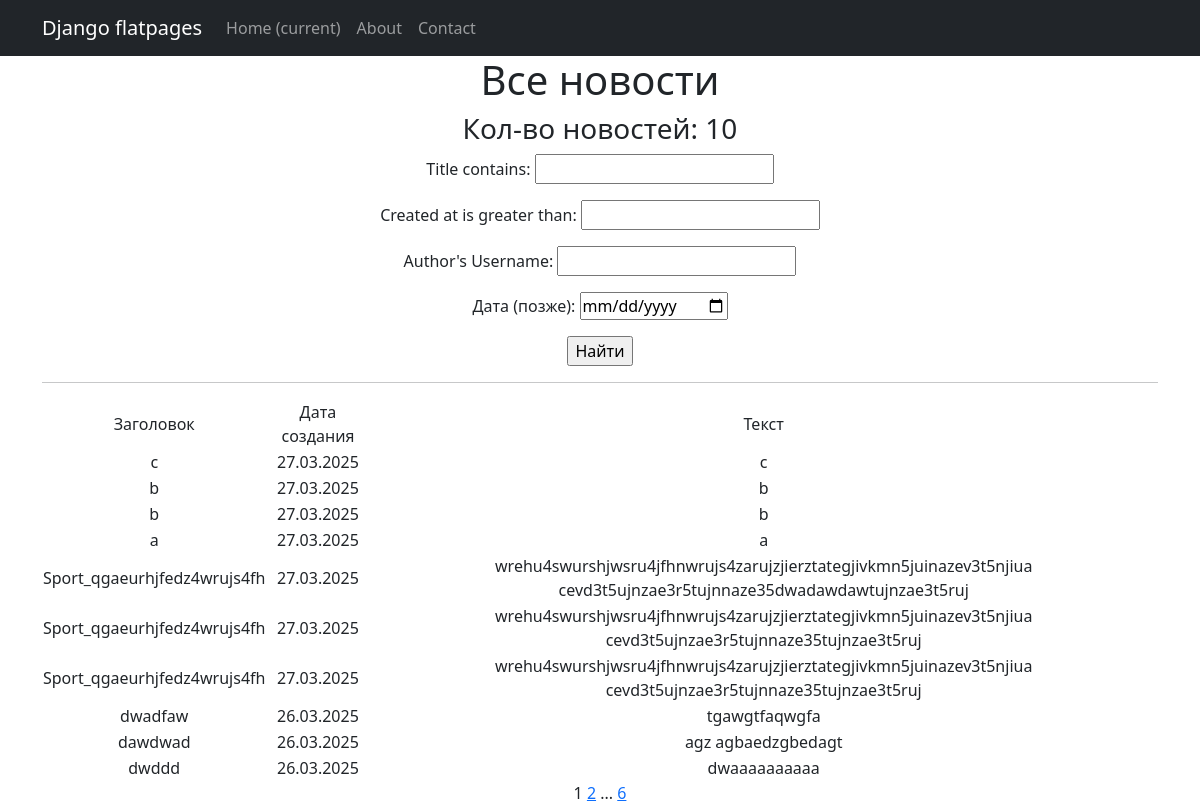
The page /news/ (signed in) on the database its author committed.
### news/models.py (models this page shows, shortened)
class Post(models.Model):
    ARTICLE = 'AR'
    NEWS = 'NW'
    POST_TYPES = [
        (ARTICLE, 'статья'),
        (NEWS, 'новость'),
    ]
    post_type = models.CharField(max_length=2, choices=POST_TYPES, default=ARTICLE)
    created_at = models.DateTimeField(auto_now_add=True)
    title = models.CharField(max_length=255)
    text = models.TextField()
    rating = models.IntegerField(default=0)
    author = models.ForeignKey(Author, on_delete=models.CASCADE, related_name="posts")
    categories = models.ManyToManyField(Category, through='PostCategory')

### news/views.py (the view)
# urls.py: path('', PostsList.as_view(), name='news_list'),
class PostsList(LoginRequiredMixin, ListView):
    model = Post
    ordering = '-created_at'
    template_name = 'posts.html'
    context_object_name = 'posts'
    paginate_by = 10
    def get_context_data(self, **kwargs):
        context = super().get_context_data(**kwargs)
        context['filterset'] = PostFilter(self.request.GET, queryset=self.get_queryset())
        context['is_not_author'] = not self.request.user.groups.filter(name='authors').exists()
        return context

### news/templatetags/custom_filters.py (called while the page is built)
@register.filter()
def censor(text):
    if not isinstance(text, str):
        return text
    def replace(match):
        word = match.group(0)
        return word[0] + '*' * (len(word) - 1)
    pattern = r'\b(' + '|'.join(re.escape(word) for word in PROFANITY) + r')\b'
    return re.sub(pattern, replace, text, flags=re.IGNORECASE)

### templates/posts.html (shortened to what this page needs)
{% extends 'flatpages/default.html' %}
{% load custom_filters %}
{% load custom_tags %}
{% block content %}
    <h1>Все новости</h1>
    <h3>Кол-во новостей: {{ posts|length }}</h3>
    <form action="" method="get">
       {{ filterset.form.as_p }}
       <input type="submit" value="Найти" />
   </form>
    <hr>
    {% if posts %}
        <table>
        <tr>
            <td>Заголовок</td>
            <td>Дата создания</td>
            <td>Текст</td>
        </tr>
        {% for post in posts|dictsortreversed:"created_at" %}
        <tr>
            <td>{{ post.title|censor }}</td>
            <td>{{ post.created_at|date:'d.m.Y' }}</td>
            <td>{{ post.text|truncatewords:20|censor }}</td>
        </tr>
        {% endfor %}
        </table>
    {% else %}
        <h2>Новостей нет!</h2>
    {% endif %}
    {{ page_obj.number }}
    {% if page_obj.has_next %}
        <a href="?page={{ page_obj.next_page_number }}">{{ page_obj.next_page_number }}</a>
        {% if paginator.num_pages != page_obj.next_page_number %}
            ...
            <a href="?page={{ page_obj.paginator.num_pages }}">{{ page_obj.paginator.num_pages }}</a>
        {% endif %}
    {% endif %}
{% endblock content %}

### rows shown on the page
Post: title|censor "c", created_at "27.03.2025", text|censor "c"
Post: title|censor "b", created_at "27.03.2025", text|censor "b"
Post: title|censor "b", created_at "27.03.2025", text|censor "b"
Post: title|censor "a", created_at "27.03.2025", text|censor "a"
Post: title|censor "Sport_qgaeurhjfedz4wrujs4fh", created_at "27.03.2025", text|censor "wrehu4swurshjwsru4jfhnwrujs4zarujzjierztategjivkmn5juinazev3t5njiua cevd3t5ujnzae3r5tujnnaze35dwadawdawtujnzae3t5ruj"
Post: title|censor "Sport_qgaeurhjfedz4wrujs4fh", created_at "27.03.2025", text|censor "wrehu4swurshjwsru4jfhnwrujs4zarujzjierztategjivkmn5juinazev3t5njiua cevd3t5ujnzae3r5tujnnaze35tujnzae3t5ruj"
Post: title|censor "Sport_qgaeurhjfedz4wrujs4fh", created_at "27.03.2025", text|censor "wrehu4swurshjwsru4jfhnwrujs4zarujzjierztategjivkmn5juinazev3t5njiua cevd3t5ujnzae3r5tujnnaze35tujnzae3t5ruj"
Post: title|censor "dwadfaw", created_at "26.03.2025", text|censor "tgawgtfaqwgfa"
Post: title|censor "dawdwad", created_at "26.03.2025", text|censor "agz agbaedzgbedagt"
Post: title|censor "dwddd", created_at "26.03.2025", text|censor "dwaaaaaaaaaa"

### other values the page prints
{{ posts|length }} "10"
{{ page_obj.number }} "1"
{{ page_obj.next_page_number }} "2"
{{ page_obj.paginator.num_pages }} "6"
